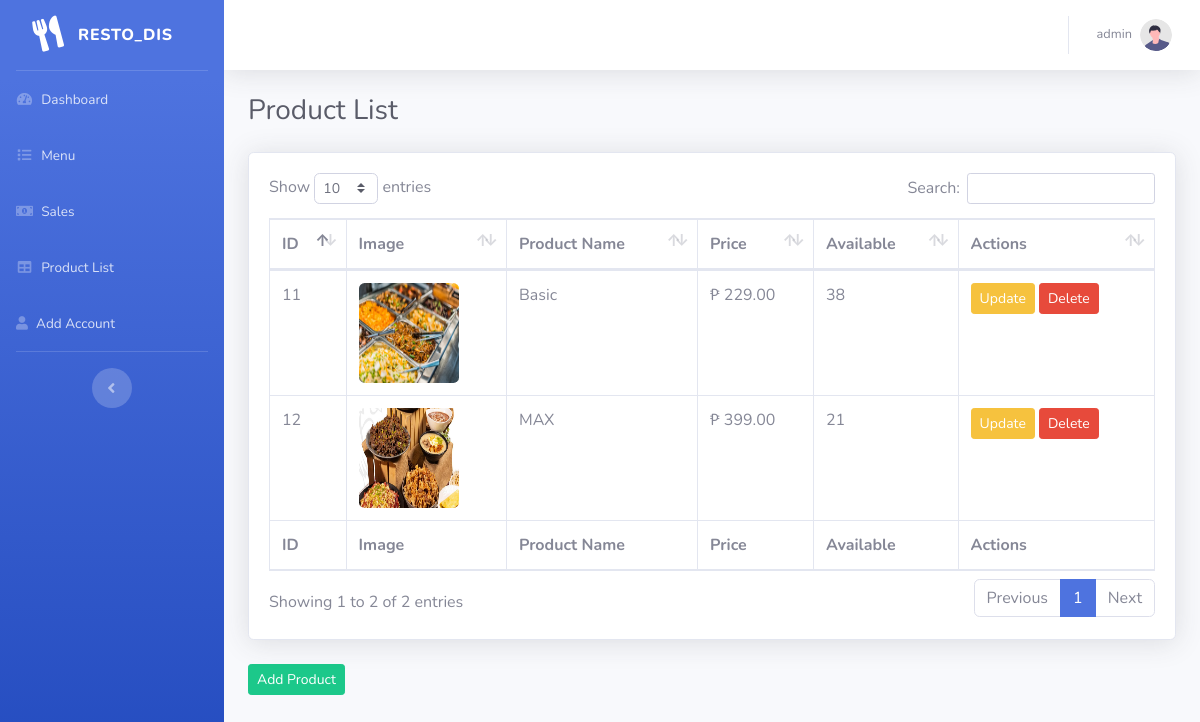
Page /views/products.php (signed in) on the committed database.
### tables this page shows
CREATE TABLE `products` (
  `id` int(11) NOT NULL,
  `image` varchar(255) DEFAULT NULL,
  `product_name` varchar(100) NOT NULL,
  `price` float NOT NULL,
  `available` int(11) NOT NULL
);

### classes/Database.php (called while the page is built, shortened)
<?php
class Database {
    private $host = 'localhost';
    private $username = 'root';
    private $password = '';
    private $database = 'php-oop';
    public function connect() {
        $conn = new mysqli($this->host, $this->username, $this->password, $this->database);
        return $conn;
    }
}
?>

### classes/Product.php (called while the page is built, shortened)
<?php
require_once 'Database.php';
class Product
{
    private $conn;
    public function __construct()
    {
        $db = new Database();
        $this->conn = $db->connect();
    }
    public function getAllProducts()
    {
        $result = $this->conn->query("SELECT * FROM products");
        return $result->fetch_all(MYSQLI_ASSOC);
    }
}

### views/products.php (the view, shortened to what this page needs)
<?php
require_once '../classes/Product.php';
$product = new Product();
$products = $product->getAllProducts();
?>
<!DOCTYPE html>
<html lang="en">
<head>
    <link href="../assets/vendor/fontawesome-free/css/all.min.css" rel="stylesheet" type="text/css">
    <link href="../assets/css/sb-admin-2.min.css" rel="stylesheet">
    <link href="../assets/vendor/datatables/dataTables.bootstrap4.min.css" rel="stylesheet">
</head>
<body id="page-top">
    <div id="wrapper">
        <?php include 'sidebar.php'; ?>
        <div id="content-wrapper" class="d-flex flex-column">
            <div id="content">
                <?php include 'topbar.php'; ?>
                <div class="container-fluid">
                    <h1 class="h3 mb-4 text-gray-800">Product List</h1>
                    <div class="card shadow mb-4">
                        <div class="card-body">
                            <div class="table-responsive">
                                <table class="table table-bordered" id="dataTable" width="100%" cellspacing="0">
                                    <thead>
                                        <tr>
                                            <th>ID</th>
                                            <th>Image</th>
                                            <th>Product Name</th>
                                            <th>Price</th>
                                            <th>Available</th>
                                            <th>Actions</th>
                                        </tr>
                                    </thead>
                                    <tfoot>
                                        <tr>
                                            <th>ID</th>
                                            <th>Image</th>
                                            <th>Product Name</th>
                                            <th>Price</th>
                                            <th>Available</th>
                                            <th>Actions</th>
                                        </tr>
                                    </tfoot>
                                    <tbody>
                                        <?php foreach ($products as $product) : ?>
                                            <tr>
                                                <td><?php echo $product['id']; ?></td>
                                                <td><img src="<?php echo $product['image']; ?>" style="width: 100px; height: 100px;" class="rounded" alt="Product Image"></td>
                                                <td><?php echo $product['product_name']; ?></td>
                                                <td>₱ <?php echo number_format($product['price'], 2, '.', ','); ?></td>
                                                <td><?php echo $product['available']; ?></td>
                                                <td>
                                                    <a href="#" class="btn btn-sm btn-warning" data-toggle="modal" data-target="#editModal_<?php echo $product['id']; ?>">Update</a>
                                                    <button type="button" class="btn btn-sm btn-danger" data-toggle="modal" data-target="#deleteModal">Delete</button>
                                                </td>
                                            </tr>
                                        <?php endforeach; ?>
                                    </tbody>
                                </table>
                            </div>
                        </div>
                    </div>
                    <a href="#" data-toggle="modal" data-target="#addProductModal" class="btn btn-sm btn-success">Add Product</a>
                </div>
            </div>
        </div>
    </div>
</body>
</html>

### rows in the picture
products: id "11", image (picture), product_name "Basic", price "229.00", available "38"
products: id "12", image (picture), product_name "MAX", price "399.00", available "21"

### other values in the picture
$_SESSION['username'] "admin"
